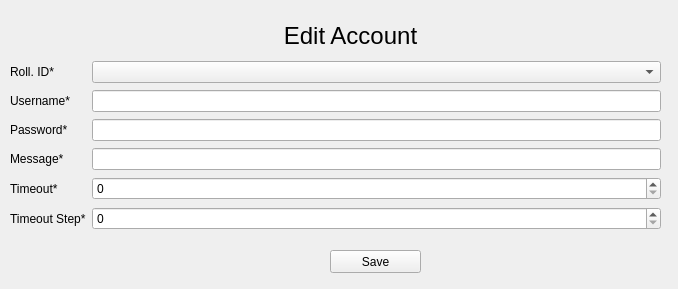
<?xml version="1.0" encoding="UTF-8"?>
<ui version="4.0">
 <class>Form</class>
 <widget class="QWidget" name="Form">
  <property name="geometry">
   <rect>
    <x>0</x>
    <y>0</y>
    <width>678</width>
    <height>289</height>
   </rect>
  </property>
  <property name="windowTitle">
   <string>Form</string>
  </property>
  <widget class="QWidget" name="widget" native="true">
   <property name="geometry">
    <rect>
     <x>0</x>
     <y>10</y>
     <width>671</width>
     <height>271</height>
    </rect>
   </property>
   <widget class="QWidget" name="gridLayoutWidget">
    <property name="geometry">
     <rect>
      <x>10</x>
      <y>50</y>
      <width>651</width>
      <height>172</height>
     </rect>
    </property>
    <layout class="QGridLayout" name="gridLayout">
     <item row="0" column="1">
      <widget class="QComboBox" name="comboBoxId"/>
     </item>
     <item row="0" column="0">
      <widget class="QLabel" name="label_2">
       <property name="text">
        <string>Roll. ID*</string>
       </property>
      </widget>
     </item>
     <item row="2" column="0">
      <widget class="QLabel" name="label_4">
       <property name="text">
        <string>Password*</string>
       </property>
      </widget>
     </item>
     <item row="3" column="0">
      <widget class="QLabel" name="label_5">
       <property name="text">
        <string>Message*</string>
       </property>
      </widget>
     </item>
     <item row="4" column="0">
      <widget class="QLabel" name="label_6">
       <property name="text">
        <string>Timeout*</string>
       </property>
      </widget>
     </item>
     <item row="1" column="1">
      <widget class="QLineEdit" name="lineEditUsername"/>
     </item>
     <item row="5" column="0">
      <widget class="QLabel" name="label_7">
       <property name="text">
        <string>Timeout Step*</string>
       </property>
      </widget>
     </item>
     <item row="3" column="1">
      <widget class="QLineEdit" name="lineEditMessage"/>
     </item>
     <item row="1" column="0">
      <widget class="QLabel" name="label_3">
       <property name="text">
        <string>Username*</string>
       </property>
      </widget>
     </item>
     <item row="2" column="1">
      <widget class="QLineEdit" name="lineEditPassword"/>
     </item>
     <item row="4" column="1">
      <widget class="QSpinBox" name="spinBoxTimeout"/>
     </item>
     <item row="5" column="1">
      <widget class="QSpinBox" name="spinBoxStep"/>
     </item>
    </layout>
   </widget>
   <widget class="QLabel" name="label">
    <property name="geometry">
     <rect>
      <x>260</x>
      <y>10</y>
      <width>181</width>
      <height>31</height>
     </rect>
    </property>
    <property name="font">
     <font>
      <pointsize>18</pointsize>
     </font>
    </property>
    <property name="text">
     <string>Edit Account</string>
    </property>
    <property name="alignment">
     <set>Qt::AlignCenter</set>
    </property>
   </widget>
   <widget class="QPushButton" name="pushButtonSave">
    <property name="geometry">
     <rect>
      <x>330</x>
      <y>240</y>
      <width>91</width>
      <height>23</height>
     </rect>
    </property>
    <property name="text">
     <string>Save</string>
    </property>
   </widget>
  </widget>
 </widget>
 <resources/>
 <connections/>
</ui>
